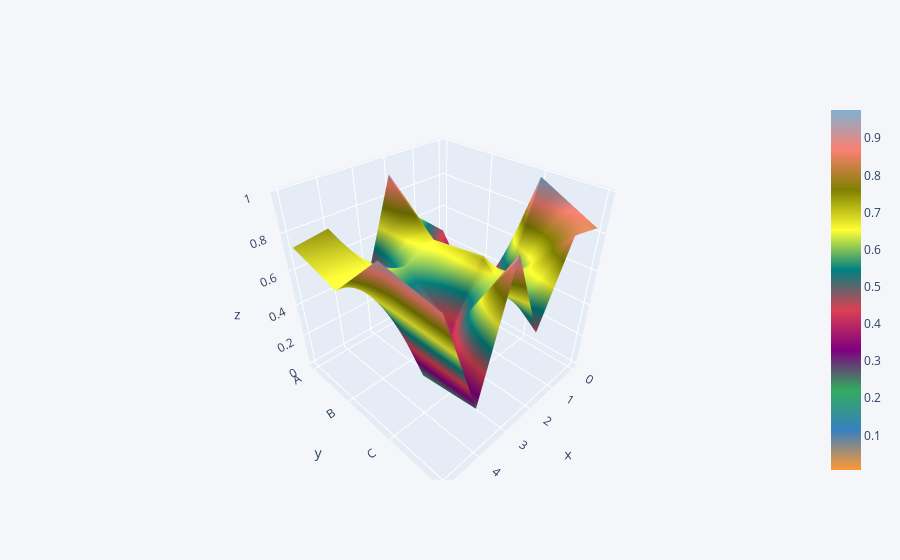

Notebook source saved alongside this figure:
### Code cell
df1.loc[0:5].iplot(kind='surface')

### Figure 1 — Plotly figure (JSON) as saved in the notebook; plotly's stock layout.template omitted (floating-point values rounded to 4 significant figures)
{"data": [{"colorscale": [[0, "rgb(255, 153, 51)"], [0.1111, "rgb(55, 128, 191)"], [0.2222, "rgb(50, 171, 96)"], [0.3333, "rgb(128, 0, 128)"], [0.4444, "rgb(219, 64, 82)"], [0.5556, "rgb(0, 128, 128)"], [0.6667, "rgb(255, 255, 51)"], [0.7778, "rgb(128, 128, 0)"], [0.8889, "rgb(251, 128, 114)"], [1, "rgb(128, 177, 211)"]], "type": "surface", "x": [0, 1, 2, 3, 4, 5], "y": ["A", "B", "C", "D"], "z": [[0.4532, 0.6083, 0.9178, 0.3759, 0.7539, 0.7276], [0.006647, 0.235, 0.6681, 0.597, 0.6507, 0.647], [0.9759, 0.4975, 0.7108, 0.3914, 0.2343, 0.9407], [0.8266, 0.866, 0.4545, 0.939, 0.2732, 0.8858]]}], "layout": {"legend": {"bgcolor": "#F5F6F9", "font": {"color": "#4D5663"}}, "paper_bgcolor": "#F5F6F9", "plot_bgcolor": "#F5F6F9", "title": {"font": {"color": "#4D5663"}}, "xaxis": {"gridcolor": "#E1E5ED", "showgrid": true, "tickfont": {"color": "#4D5663"}, "title": {"font": {"color": "#4D5663"}, "text": ""}, "zerolinecolor": "#E1E5ED"}, "yaxis": {"gridcolor": "#E1E5ED", "showgrid": true, "tickfont": {"color": "#4D5663"}, "title": {"font": {"color": "#4D5663"}, "text": ""}, "zerolinecolor": "#E1E5ED"}}}
